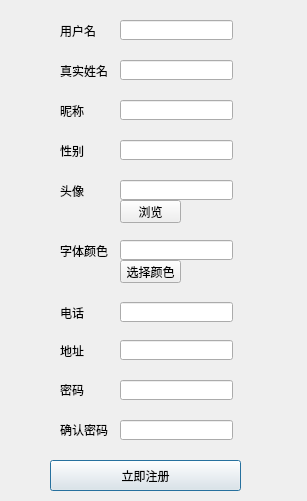
<?xml version="1.0" encoding="UTF-8"?>
<ui version="4.0">
 <class>register_2</class>
 <widget class="QDialog" name="register_2">
  <property name="geometry">
   <rect>
    <x>0</x>
    <y>0</y>
    <width>307</width>
    <height>501</height>
   </rect>
  </property>
  <property name="windowTitle">
   <string>注册</string>
  </property>
  <widget class="QLabel" name="lb_accountName">
   <property name="geometry">
    <rect>
     <x>60</x>
     <y>20</y>
     <width>54</width>
     <height>21</height>
    </rect>
   </property>
   <property name="text">
    <string>用户名</string>
   </property>
  </widget>
  <widget class="QLabel" name="lb_nickName">
   <property name="geometry">
    <rect>
     <x>60</x>
     <y>100</y>
     <width>54</width>
     <height>21</height>
    </rect>
   </property>
   <property name="text">
    <string>昵称</string>
   </property>
  </widget>
  <widget class="QLabel" name="lb_sex">
   <property name="geometry">
    <rect>
     <x>60</x>
     <y>140</y>
     <width>54</width>
     <height>21</height>
    </rect>
   </property>
   <property name="text">
    <string>性别</string>
   </property>
  </widget>
  <widget class="QLabel" name="lb_headImg">
   <property name="geometry">
    <rect>
     <x>60</x>
     <y>180</y>
     <width>54</width>
     <height>21</height>
    </rect>
   </property>
   <property name="text">
    <string>头像</string>
   </property>
  </widget>
  <widget class="QLabel" name="lb_fontColor">
   <property name="geometry">
    <rect>
     <x>60</x>
     <y>240</y>
     <width>51</width>
     <height>21</height>
    </rect>
   </property>
   <property name="text">
    <string>字体颜色</string>
   </property>
  </widget>
  <widget class="QLabel" name="lb_phone">
   <property name="geometry">
    <rect>
     <x>60</x>
     <y>302</y>
     <width>54</width>
     <height>21</height>
    </rect>
   </property>
   <property name="text">
    <string>电话</string>
   </property>
  </widget>
  <widget class="QLabel" name="lb_address">
   <property name="geometry">
    <rect>
     <x>60</x>
     <y>340</y>
     <width>54</width>
     <height>21</height>
    </rect>
   </property>
   <property name="text">
    <string>地址</string>
   </property>
  </widget>
  <widget class="QLabel" name="lb_pwd">
   <property name="geometry">
    <rect>
     <x>60</x>
     <y>382</y>
     <width>54</width>
     <height>16</height>
    </rect>
   </property>
   <property name="text">
    <string>密码</string>
   </property>
  </widget>
  <widget class="QLineEdit" name="le_accountName">
   <property name="geometry">
    <rect>
     <x>120</x>
     <y>20</y>
     <width>113</width>
     <height>20</height>
    </rect>
   </property>
  </widget>
  <widget class="QLineEdit" name="le_nickName">
   <property name="geometry">
    <rect>
     <x>120</x>
     <y>100</y>
     <width>113</width>
     <height>20</height>
    </rect>
   </property>
  </widget>
  <widget class="QLineEdit" name="le_sex">
   <property name="geometry">
    <rect>
     <x>120</x>
     <y>140</y>
     <width>113</width>
     <height>20</height>
    </rect>
   </property>
  </widget>
  <widget class="QLineEdit" name="le_headImg">
   <property name="geometry">
    <rect>
     <x>120</x>
     <y>180</y>
     <width>113</width>
     <height>20</height>
    </rect>
   </property>
  </widget>
  <widget class="QLineEdit" name="le_fontColor">
   <property name="geometry">
    <rect>
     <x>120</x>
     <y>240</y>
     <width>113</width>
     <height>20</height>
    </rect>
   </property>
  </widget>
  <widget class="QLineEdit" name="le_phone">
   <property name="geometry">
    <rect>
     <x>120</x>
     <y>302</y>
     <width>113</width>
     <height>20</height>
    </rect>
   </property>
  </widget>
  <widget class="QLineEdit" name="le_address">
   <property name="geometry">
    <rect>
     <x>120</x>
     <y>340</y>
     <width>113</width>
     <height>20</height>
    </rect>
   </property>
  </widget>
  <widget class="QLineEdit" name="le_pwd">
   <property name="geometry">
    <rect>
     <x>120</x>
     <y>380</y>
     <width>113</width>
     <height>20</height>
    </rect>
   </property>
  </widget>
  <widget class="QLabel" name="lb_confirmPwd">
   <property name="geometry">
    <rect>
     <x>60</x>
     <y>422</y>
     <width>54</width>
     <height>16</height>
    </rect>
   </property>
   <property name="text">
    <string>确认密码</string>
   </property>
  </widget>
  <widget class="QLineEdit" name="le_confirmPwd">
   <property name="geometry">
    <rect>
     <x>120</x>
     <y>420</y>
     <width>113</width>
     <height>20</height>
    </rect>
   </property>
  </widget>
  <widget class="QPushButton" name="pb_register">
   <property name="geometry">
    <rect>
     <x>50</x>
     <y>460</y>
     <width>191</width>
     <height>31</height>
    </rect>
   </property>
   <property name="text">
    <string>立即注册</string>
   </property>
  </widget>
  <widget class="QLabel" name="lb_custName">
   <property name="geometry">
    <rect>
     <x>60</x>
     <y>60</y>
     <width>54</width>
     <height>21</height>
    </rect>
   </property>
   <property name="text">
    <string>真实姓名</string>
   </property>
  </widget>
  <widget class="QLineEdit" name="lineEdit">
   <property name="geometry">
    <rect>
     <x>120</x>
     <y>60</y>
     <width>113</width>
     <height>20</height>
    </rect>
   </property>
  </widget>
  <widget class="QPushButton" name="pb_openFile">
   <property name="geometry">
    <rect>
     <x>120</x>
     <y>200</y>
     <width>61</width>
     <height>23</height>
    </rect>
   </property>
   <property name="text">
    <string>浏览</string>
   </property>
  </widget>
  <widget class="QPushButton" name="pb_choiceColor">
   <property name="geometry">
    <rect>
     <x>120</x>
     <y>260</y>
     <width>61</width>
     <height>23</height>
    </rect>
   </property>
   <property name="text">
    <string>选择颜色</string>
   </property>
  </widget>
 </widget>
 <resources/>
 <connections/>
</ui>
